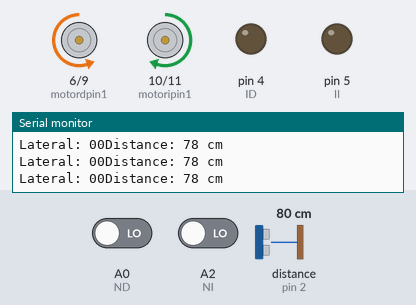
This sketch was run on a simulated Arduino Uno, built with avr-gcc and run on an emulated ATmega328P. Parts: motor-driver pin pairs drawn as motors (green arrow = first pin HIGH = forward, orange = second pin HIGH = backward, longer = more drive), output pins drawn as LEDs (lit = HIGH), the last lines printed to the serial monitor. Wiring (inferred from the names in the program): ultrasonic range finder: trigger pin 3; echo pin 2. The test bench sets the inputs (shaded band); at power-on: distance to the obstacle (sensor on pin 2) 80 cm, A0 (ND) LOW, A2 (NI) LOW. The echo pulse lasts 58.3 µs per cm; pins used as bus, display or sensor lines are not drawn.

Above: at 1.2 s.
1.3 s: distance to the obstacle (sensor on pin 2) set to 29 cm
4.3 s: distance to the obstacle (sensor on pin 2) set to 24 cm
At 5.1 s:
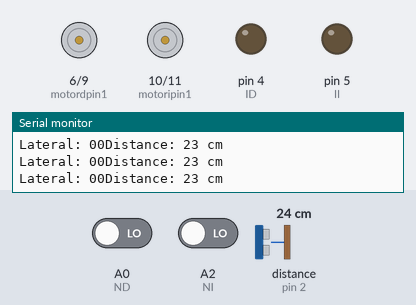
5.8 s: distance to the obstacle (sensor on pin 2) set to 35 cm
At 6.9 s:
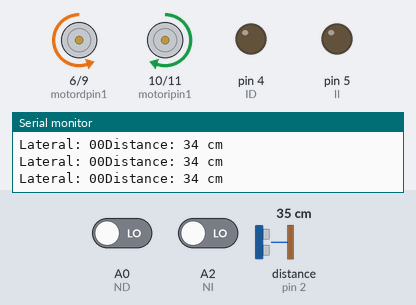
8.8 s: distance to the obstacle (sensor on pin 2) set to 18 cm
At 10.2 s:
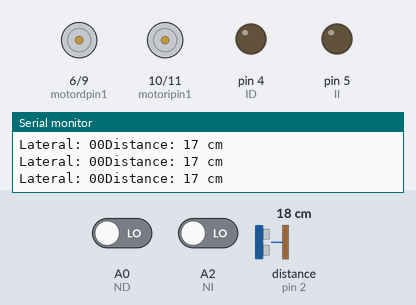
Timing chart, 0 to 11.3 s (numbered marks = the images above; inputs shaded):
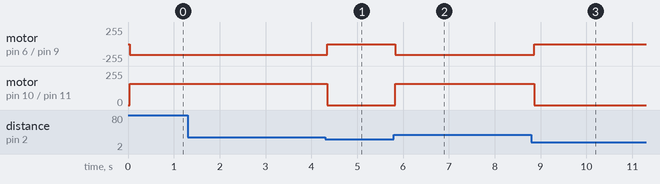

Measured:
- the behaviour switches between 27 and 26 cm on distance to the obstacle (sensor on pin 2) (found by bisection; images 0 and 1)
- after the input at 4.3 s, motor on pin 6 (motordpin1) / pin 9 (motordpin2): backward 158/255 → stopped at once; motor on pin 10 (motoripin1) / pin 11 (motoripin2): forward 158/255 → stopped at once
- after the input at 5.8 s, motor on pin 6 (motordpin1) / pin 9 (motordpin2): stopped → backward 158/255 at once; motor on pin 10 (motoripin1) / pin 11 (motoripin2): stopped → forward 158/255 at once
- after the input at 8.8 s, motor on pin 6 (motordpin1) / pin 9 (motordpin2): backward 158/255 → stopped after 0.06 s; motor on pin 10 (motoripin1) / pin 11 (motoripin2): forward 158/255 → stopped after 0.06 s

The sketch:

Carrito.ino
```cpp
//#define LEFT A0
//#define RIGHT A3

//Infrarrojo
#define ND A0
#define ID 4

#define NI A2
#define II 5


//Ultrasonico
#define echoPin 2
#define trigPin 3

//Motores
#define motordpin1 6
#define motordpin2 9
#define motoripin1 10
#define motoripin2 11

long duration;
int distance;

int irizq = digitalRead(NI);
int irder = digitalRead(ND);

int pos = 0;
long time;

void setup(){
pinMode(trigPin,OUTPUT);
pinMode(echoPin, INPUT);

pinMode(ND, INPUT);
pinMode(NI, INPUT);
pinMode(ID, OUTPUT);
pinMode(II, OUTPUT);

//pinMode(RIGHT, INPUT);
//pinMode(LEFT, INPUT);
Serial.begin(9600);
Serial.println("Ultrasonic Sensor HC-SR04 Test");
Serial.println("with Arduino UNO");
Serial.println("Lectura Infrarrojo");

}

void loop() {

digitalWrite(trigPin,LOW);
delayMicroseconds(5);

digitalWrite(trigPin,HIGH);
delayMicroseconds(1);
digitalWrite(trigPin,LOW);
duration = pulseIn(echoPin, HIGH);
distance = duration * 0.034 / 2;
Serial.print("Distance: ");
Serial.print(distance);
Serial.println(" cm");

Serial.print("Lateral: ");
Serial.print(irizq);
Serial.print(irder);


  if(distance > 25){analogWrite(motordpin1, 0);
                    analogWrite(motordpin2, 158);
                    analogWrite(motoripin1, 158);
                    analogWrite(motoripin2, 0);}

  if(distance <= 25){digitalWrite(motordpin1, LOW);
                     digitalWrite(motordpin2, LOW);
                     digitalWrite(motoripin1, LOW);
                     digitalWrite(motoripin2, LOW);}

  while(irizq == 1){analogWrite(motoripin1, 200);
                    analogWrite(motoripin2, 0);}

  while(irder == 1){analogWrite(motordpin1, 0);
                    analogWrite(motordpin2, 200);}

}
```
